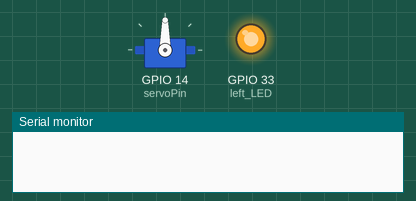
The sketch below on a simulated ESP32. Parts: servo, output pins drawn as LEDs (lit = HIGH), the last lines printed to the serial monitor.

Above: at 0.05 s.
At 2.75 s:
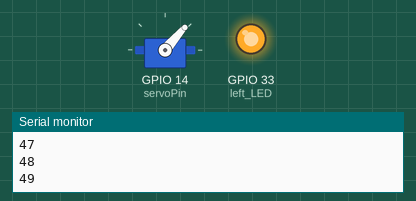
At 5.05 s:
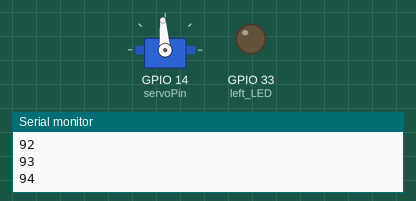
At 9.9 s:
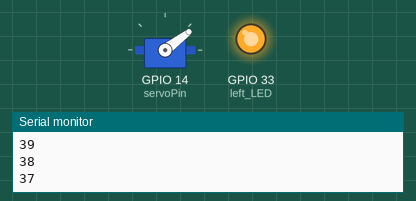
Timing chart, 0 to 12.9 s (numbered marks = the images above):
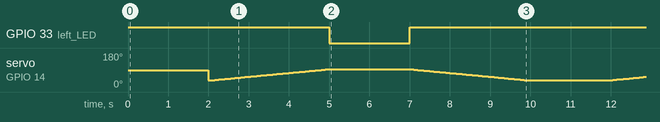

Measured:
- by itself, GPIO 33 (left_LED): repeats every 9.9 s: LOW 2.0 s, HIGH 7.9 s

The sketch:

IOT-HOME.ino
```cpp
#include <ESP32Servo.h>

static const int servoPin = 14;
static const int left_LED = 33;

Servo garagem;
int current_value = 35;

void setup() {
  Serial.begin(115200);
  garagem.setPeriodHertz(50);
  garagem.attach(servoPin, 500, 2400);
  pinMode(left_LED, OUTPUT);
}

void loop() {
  digitalWrite(left_LED, HIGH);
  opening();
  delay(2000);
  closing();
  digitalWrite(left_LED, LOW);
  delay(2000);
}

void closing() {
  for (int i=current_value; i<95; i++) {
    garagem.write(i);
    current_value = i;
    Serial.println(current_value);
    delay(50);
  }
}


void opening() {
  for (int i=current_value; i>35; i--) {
    garagem.write(i);
    current_value = i;
    Serial.println(current_value);
    delay(50);
  }
}
```
